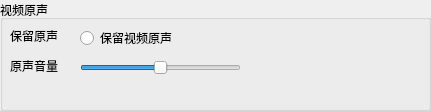
    <widget class="QGroupBox" name="groupBox_21">
     <property name="geometry">
      <rect>
       <x>0</x>
       <y>170</y>
       <width>431</width>
       <height>111</height>
      </rect>
     </property>
     <property name="title">
      <string>视频原声</string>
     </property>
     <widget class="QLabel" name="label_138">
      <property name="geometry">
       <rect>
        <x>10</x>
        <y>30</y>
        <width>54</width>
        <height>12</height>
       </rect>
      </property>
      <property name="text">
       <string>保留原声</string>
      </property>
     </widget>
     <widget class="QRadioButton" name="radioButton_30">
      <property name="geometry">
       <rect>
        <x>80</x>
        <y>30</y>
        <width>111</width>
        <height>16</height>
       </rect>
      </property>
      <property name="text">
       <string>保留视频原声</string>
      </property>
     </widget>
     <widget class="QLabel" name="label_139">
      <property name="geometry">
       <rect>
        <x>10</x>
        <y>60</y>
        <width>54</width>
        <height>12</height>
       </rect>
      </property>
      <property name="text">
       <string>原声音量</string>
      </property>
     </widget>
     <widget class="QSlider" name="horizontalSlider_10">
      <property name="geometry">
       <rect>
        <x>80</x>
        <y>60</y>
        <width>161</width>
        <height>16</height>
       </rect>
      </property>
      <property name="layoutDirection">
       <enum>Qt::LeftToRight</enum>
      </property>
      <property name="maximum">
       <number>100</number>
      </property>
      <property name="value">
       <number>50</number>
      </property>
      <property name="orientation">
       <enum>Qt::Horizontal</enum>
      </property>
     </widget>
    </widget>
